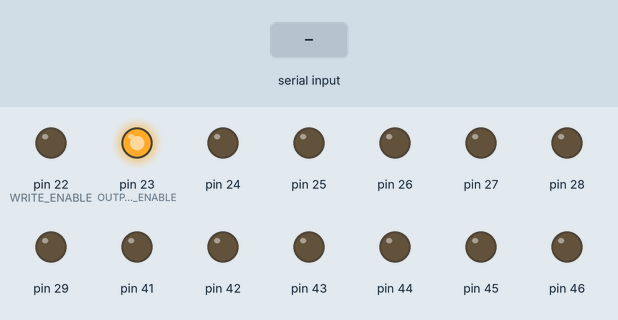
This sketch was run on a simulated Arduino Mega 2560, built with avr-gcc and run on an emulated ATmega2560. On the bench: output pins drawn as LEDs (lit = HIGH). The test bench sets the inputs (shaded band). What the sketch prints to the serial monitor is not drawn.

Above: at 1.0 s.
1.1 s: byte 30 received over Serial
At 1.6 s:
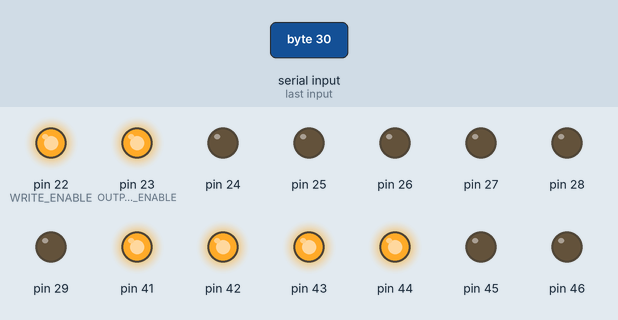
2.6 s: byte 90 received over Serial
At 3.8 s:
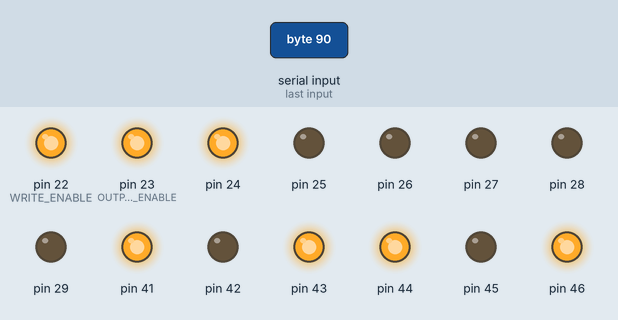
4.1 s: byte 120 received over Serial
At 5.3 s:
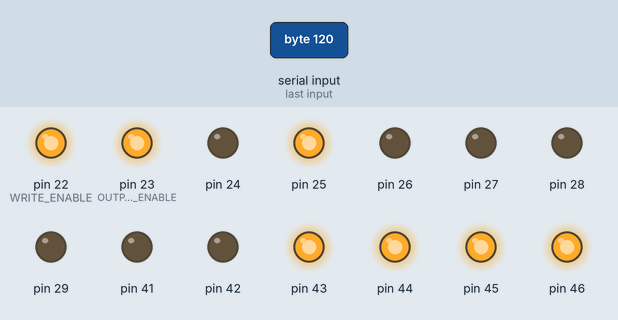
5.6 s: byte 30 received over Serial
At 6.5 s:
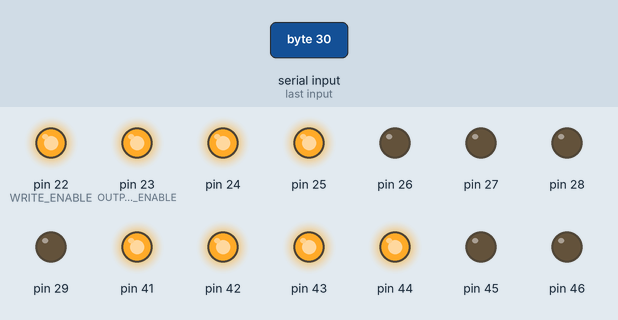
7.1 s: byte 90 received over Serial
At 7.4 s:
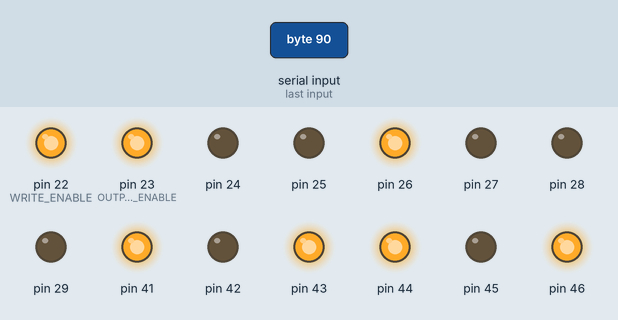
8.6 s: byte 120 received over Serial
At 9.8 s:
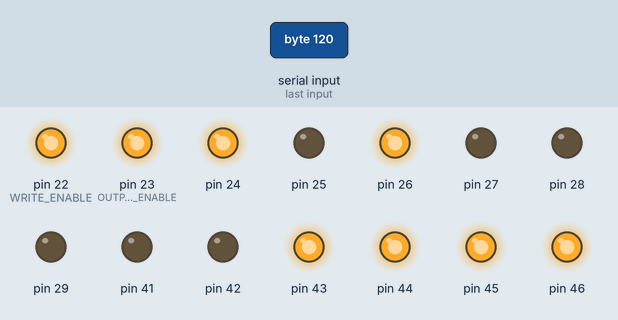
Timing chart, 0 to 11.1 s (numbered marks = the images above; inputs shaded):
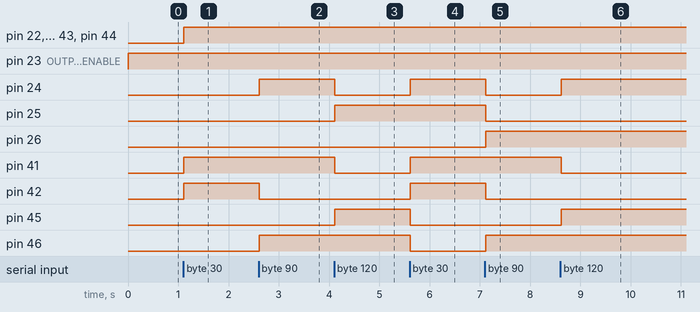

Measured:
- after the input at 1.1 s, pin 22 (WRITE_ENABLE), pin 41–44: LOW → HIGH at once
- after the input at 2.6 s, pin 24, pin 46: LOW → HIGH at once; pin 42: HIGH → LOW at once
- after the input at 4.1 s, pin 24, pin 41: HIGH → LOW at once; pin 25, pin 45: LOW → HIGH at once
- after the input at 5.6 s, pin 24, pin 41, pin 42: LOW → HIGH at once; pin 45, pin 46: HIGH → LOW at once
- after the input at 7.1 s, pin 24, pin 25, pin 42: HIGH → LOW at once; pin 26, pin 46: LOW → HIGH at once
- after the input at 8.6 s, pin 24, pin 45: LOW → HIGH at once; pin 41: HIGH → LOW at once

The sketch:

eeprom-programmer.ino
```cpp
#define WRITE_ENABLE 22     //BOTH ACTIVE LOW
#define OUTPUT_ENABLE 23

#define ADDRESS_BEGIN 24
#define ADDRESS_END 39

#define DATA_BEGIN 40
#define DATA_END 48

//  ADDRESS IS LATCHED BEFORE DATA, SO SET ADDRESS BEFORE THE FALLING EDGE WRITE PULSE AND DATA BEFORE RISING EDGE

byte listenForData() {
    // READ BYTE FROM SERIAL PORT
    return Serial.read();
}

void write(int address, byte data) {    // needs a delay of ~10 ms after each write for some reason
    addressToPins(address);
    dataToPins(data);
    digitalWrite(WRITE_ENABLE, LOW);
    delayMicroseconds(1);
    digitalWrite(WRITE_ENABLE, HIGH);
}

void read(int address) {
    addressToPins(address);
    delay(1);
}

void addressToPins(int current_address) {
    //current_address = current_address & 0b111111111111111;

    for (int i = ADDRESS_BEGIN; i < ADDRESS_END; i++) {
        if (current_address & 1 == 1) {
            digitalWrite(i, HIGH);
        }
        else {
            digitalWrite(i, LOW);
        }

        current_address = current_address >> 1;
    }
}

void dataToPins(byte current_data) {
    for (int i = DATA_BEGIN; i < DATA_END; i++) {
        if (current_data & 1 == 1) {
            digitalWrite(i, HIGH);
        }
        else {
            digitalWrite(i, LOW);
        }

        current_data = current_data >> 1;
    }
}


void setup() {
    for (int i = WRITE_ENABLE; i < DATA_END; i++) {
        pinMode(i, OUTPUT);
    }

    digitalWrite(OUTPUT_ENABLE, HIGH);
    digitalWrite(LED_BUILTIN, LOW);

    Serial.begin(57600);

    byte byte_write;

    if (Serial.available() <= 0) {
        Serial.write("A");
        while (Serial.available() <= 0) {
            delay(1);
        }
    }

    for (int current_byte = 0; current_byte < 32768; current_byte++) {
        Serial.write("B");
        Serial.flush();

        while(Serial.available() <= 0) {
            delay(10);
        }

        byte_write = Serial.read();
        delay(10);
        write(current_byte, byte_write);
        delay(10);

        Serial.write("Q");
        Serial.flush();
        delay(10);
    }
}

void loop() {
    digitalWrite(LED_BUILTIN, HIGH);
    delay(500);
    digitalWrite(LED_BUILTIN, LOW);
    delay(500);
}
```
